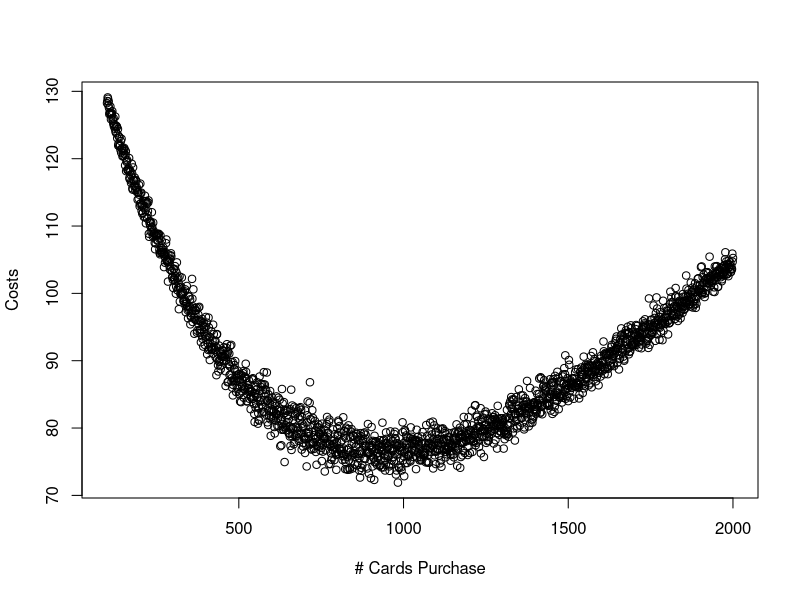
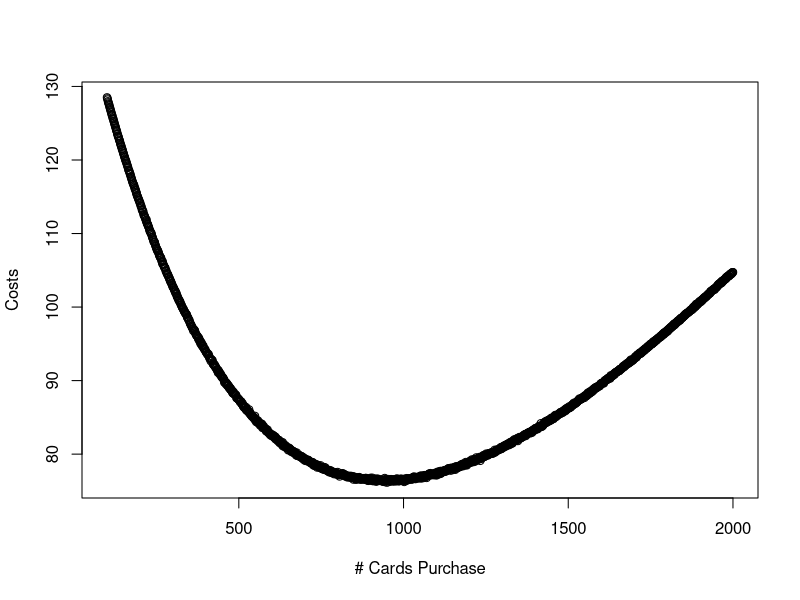

The R source for these figures, in order:
## ---- chunk 1
library(magrittr)
library(purrr)

# A set of cards consists of N cards
N = 586

# is it a complete set?
complete_set <- function(n, m) {
  deck = sample(n, size = m, replace = TRUE)
  ifelse(length(unique(deck)) == n, TRUE, FALSE)
}

# what are the odds of getting full set if you purchase many cards?
sims <- replicate(1000, complete_set(N, 3000))
table(sims) %>% prop.table()
## ---- chunk 2
# each card costs x cents
# each unique card costs y cents
random_cost = .05
unique_cost = .25

card_purchase <- function(n, full_set, rand, uniq) {
  # purchase n cards from full set
  deck = sample(full_set, size = n, replace = TRUE)
  # topup if not full set
  n * rand  + (full_set - length(unique(deck))) * uniq
}
card_purchase(3000, N, random_cost, unique_cost)

# range of simulation, from x to y cards
purchases = 100:2000
sim_costs <- map_dbl(purchases, ~ card_purchase(.x, N, random_cost, unique_cost))
plot(purchases, sim_costs, xlab = "# Cards Purchase", ylab = "Costs")

# to reduce uncertainty
sim_costs <- map_dbl(purchases, ~ {
  replicate(300, expr = card_purchase(.x, N, random_cost, unique_cost)) %>% 
    # average of trials
    mean()
})
names(sim_costs) <- purchases
plot(purchases, sim_costs, xlab = "# Cards Purchase", ylab = "Costs")

# optimal purchase
opt <- which.min(sim_costs)
list(
  num_cards = as.numeric(names(opt)),
  cost = sim_costs[[opt]]
)
